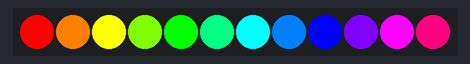
This sketch was run on a simulated Arduino Uno, built with avr-gcc and run on an emulated ATmega328P. Parts: 12 RGB LEDs in strip order, left to right.

Above: at 0.05 s.
At 0.65 s:
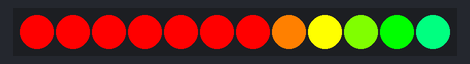
At 1.21 s:
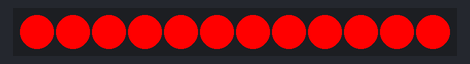
At 1.66 s:
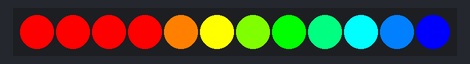

The sketch:

MovingRainbow.ino
```cpp
#include <Adafruit_NeoPixel.h>
#ifdef __AVR__
#include <avr/power.h>
#endif

int const NUM_PIXELS = 12;
int8_t const PIN = 13;
Adafruit_NeoPixel pixels;

void setup() {
  pixels = Adafruit_NeoPixel(NUM_PIXELS, PIN, NEO_GRB+NEO_KHZ800);
  pixels.begin();
  pixels.show(); // Init all pixels to "off"
}
void loop() {
  // Colors are defined in 0xRRGGBB format.
  while (true) {
    for (int i = 0; i <= 12; i++) {
      pixels.setPixelColor(i, 0xFF0000);
      pixels.setPixelColor(i+1, 0xFF8000);
      pixels.setPixelColor(i+2, 0xFFFF00);
      pixels.setPixelColor(i+3, 0x80FF00);
      pixels.setPixelColor(i+4, 0x00FF00);
      pixels.setPixelColor(i+5, 0x00FF80);
      pixels.setPixelColor(i+6, 0x00FFFF);
      pixels.setPixelColor(i+7, 0x0080FF);
      pixels.setPixelColor(i+8, 0x0000FF);
      pixels.setPixelColor(i+9, 0x8000FF);
      pixels.setPixelColor(i+10, 0xFF00FF);
      pixels.setPixelColor(i+11, 0xFF0080);
      pixels.setPixelColor(i+12, 0xFF0000);
      pixels.show();
      delay(100);
    }
  }
}
```

Measured:
- by itself, everything shown: repeats every 1.3 s, in 12 steps
